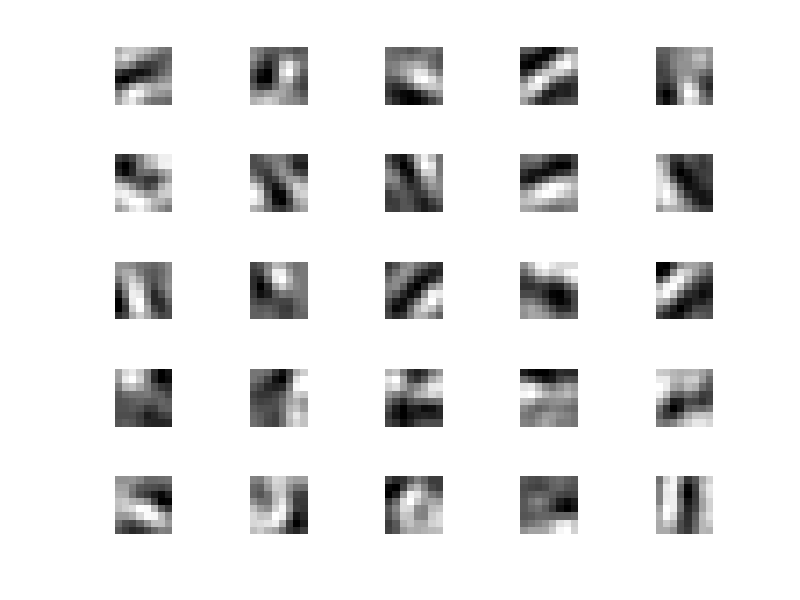

MATLAB code for this plot:
w=load('results25.txt');
[numOfImages, numOfPixels] = size(w);
d = sqrt(numOfPixels);
rows = floor(sqrt(numOfImages));
cols = ceil(numOfImages / rows);

for i=1:numOfImages
    subplot(rows, cols, i), imshow(reshape(w(i,:),[d d]),[])
end